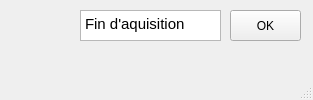
<?xml version="1.0" encoding="UTF-8"?>
<ui version="4.0">
 <class>Informations</class>
 <widget class="QMainWindow" name="Informations">
  <property name="geometry">
   <rect>
    <x>0</x>
    <y>0</y>
    <width>313</width>
    <height>100</height>
   </rect>
  </property>
  <property name="windowTitle">
   <string>MainWindow</string>
  </property>
  <widget class="QWidget" name="centralwidget">
   <widget class="QPushButton" name="pushButton">
    <property name="geometry">
     <rect>
      <x>230</x>
      <y>10</y>
      <width>71</width>
      <height>31</height>
     </rect>
    </property>
    <property name="text">
     <string>OK</string>
    </property>
   </widget>
   <widget class="QTextBrowser" name="textBrowser">
    <property name="geometry">
     <rect>
      <x>80</x>
      <y>10</y>
      <width>141</width>
      <height>31</height>
     </rect>
    </property>
    <property name="html">
     <string>&lt;!DOCTYPE HTML PUBLIC &quot;-//W3C//DTD HTML 4.0//EN&quot; &quot;http://www.w3.org/TR/REC-html40/strict.dtd&quot;&gt;
&lt;html&gt;&lt;head&gt;&lt;meta name=&quot;qrichtext&quot; content=&quot;1&quot; /&gt;&lt;style type=&quot;text/css&quot;&gt;
p, li { white-space: pre-wrap; }
&lt;/style&gt;&lt;/head&gt;&lt;body style=&quot; font-family:'Ubuntu'; font-size:11pt; font-weight:400; font-style:normal;&quot;&gt;
&lt;p style=&quot; margin-top:0px; margin-bottom:0px; margin-left:0px; margin-right:0px; -qt-block-indent:0; text-indent:0px;&quot;&gt;Fin d'aquisition&lt;/p&gt;&lt;/body&gt;&lt;/html&gt;</string>
    </property>
   </widget>
  </widget>
  <widget class="QMenuBar" name="menubar">
   <property name="geometry">
    <rect>
     <x>0</x>
     <y>0</y>
     <width>313</width>
     <height>25</height>
    </rect>
   </property>
  </widget>
  <widget class="QStatusBar" name="statusbar"/>
 </widget>
 <resources/>
 <connections/>
</ui>
